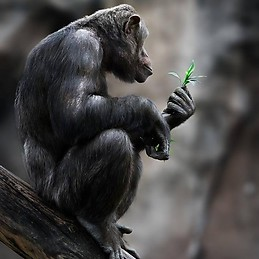
#> input picture images/ape.JPG, 259 x 259 px
$ python image_processing.py
#> lines starting #> are read from the running program, lines starting #| are printed output that depends on the picture; after the words box and inside, x2 and y2 are one past the last pixel; in counts of white or black regions, pixels touching at a corner belong together
import cv2

img = cv2.imread('images/ape.JPG')
#> img is the input picture: shape (259, 259, 3); mean B, G, R 70.9, 71.1, 72.6
img_gray = cv2.imread('images/ape.JPG', 0)
#> img_gray: shape (259, 259); min 0, max 255, mean 71.6


# Item
# img.item(y,x,clour)

print('Blue:', img.item(200,250,0))
#| Blue: 75
print('Green:', img.item(200,250,1))
#| Green: 78
print('Red:', img.item(200,250,2))
#| Red: 83

print(img[200,250])
#| [75 78 83]


# Itemset
#img.itemset((y,x,clour),value)

img.itemset((10,10,0),0)
#> img: shape (259, 259, 3); under 0.01% of pixels changed, all inside (x1, y1, x2, y2) = (10, 10, 11, 11)

#itemset with loops
#
for y in range(50):
    for x in range(50):
        img.itemset((y, x, 0), 0)
        img.itemset((y, x, 0), 1)
        img.itemset((y, x, 0), 2)
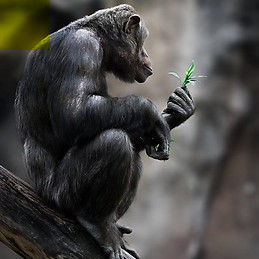
#> img: shape (259, 259, 3); mean B, G, R 68.5, 71.1, 72.6

# or

for y in range(50):
    for x in range(50):
        img[y, x] = [0,0,0]
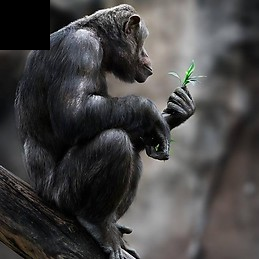
#> img: shape (259, 259, 3); 3.73% of pixels changed, all inside (x1, y1, x2, y2) = (0, 0, 50, 50)


# Shape
print(img.shape)
#| (259, 259, 3)


# Size
print(img.size)
#| 201243


# Datatype
print(img.dtype)
#| uint8

# ROI
#roi = img[y1:y2, x1:x2]
roi = img[50:100, 50:100]
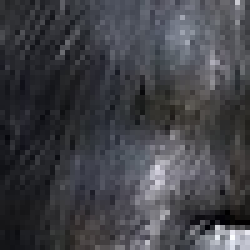
#> roi: shape (50, 50, 3) (shown 5 times larger); mean B, G, R 71.3, 66, 65.2


#  Filter of clour
img[: , : ,0] = 0
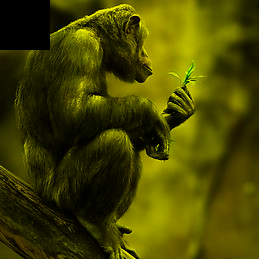
#> img: shape (259, 259, 3); mean B, G, R 0, 68.6, 70.1

cv2.imshow('monkey',img)
cv2.waitKey(0)
cv2.destroyAllWindows()

$ run again, with images/cat.jpg copied over images/ape.JPG
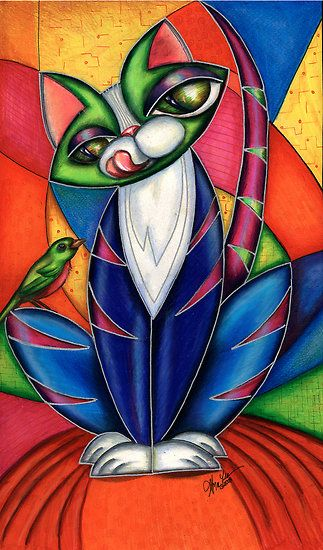
#> input picture images/cat.jpg, 323 x 550 px
#> img is the input picture: shape (550, 323, 3); mean B, G, R 81.9, 86.9, 134.2
#| Blue: 132
#| Green: 194
#| Red: 128
#| [132 194 128]
#> after the loop `for y in range(50):`:
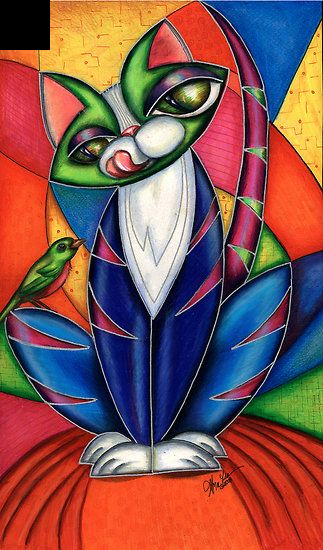
#> img: shape (550, 323, 3); mean B, G, R 81.2, 85.1, 131
#| (550, 323, 3)
#| 532950
#| uint8
#> `img[: , : ,0] = 0`:
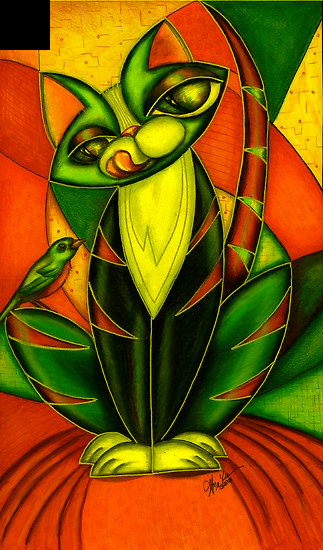
#> img: shape (550, 323, 3); mean B, G, R 0, 85.1, 131

$ run again, with images/cats.jpg copied over images/ape.JPG
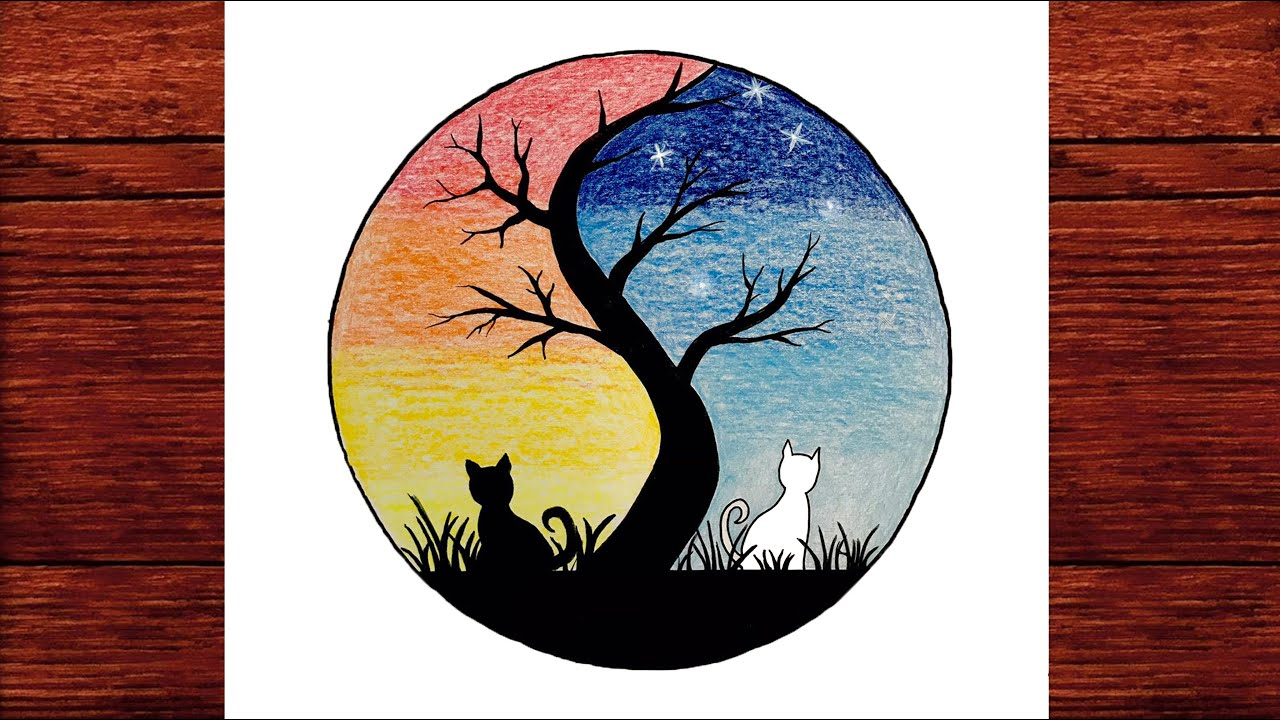
#> input picture images/cats.jpg, 1280 x 720 px
#> img is the input picture: shape (720, 1280, 3); mean B, G, R 120.9, 128.2, 157.1
#| Blue: 255
#| Green: 255
#| Red: 255
#| [255 255 255]
#> after the loop `for y in range(50):`:
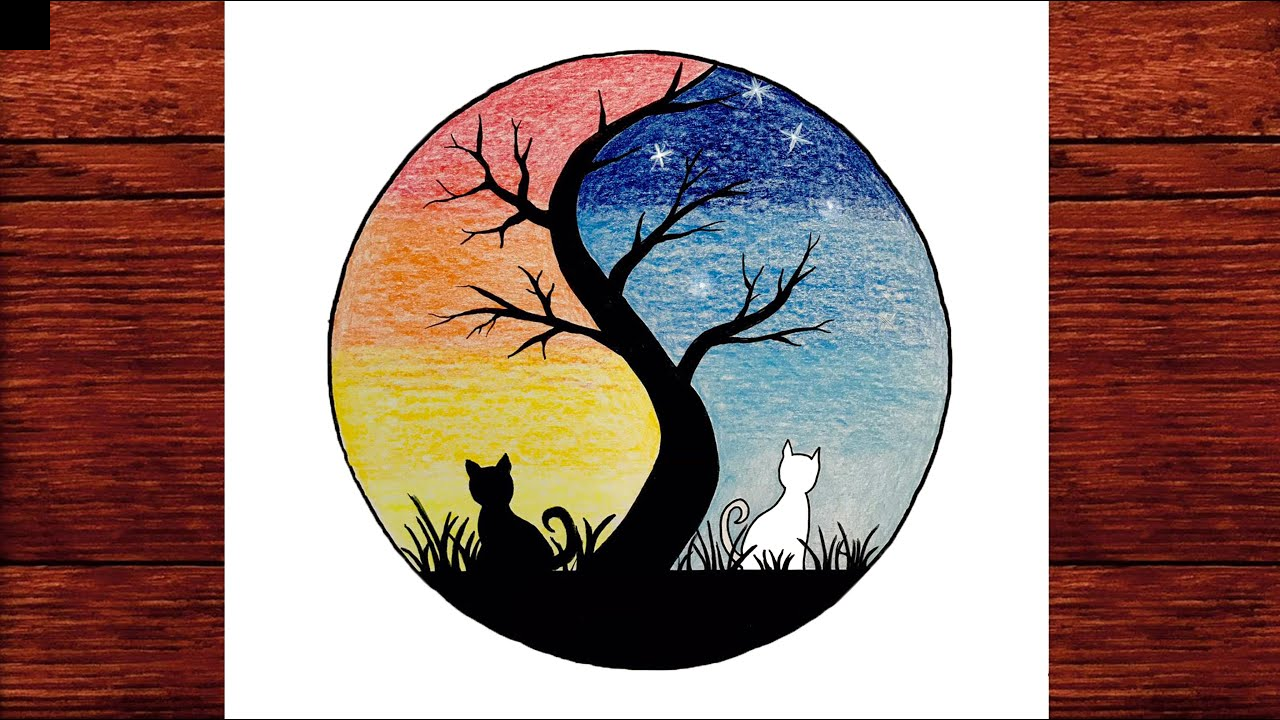
#> img: shape (720, 1280, 3); mean B, G, R 120.9, 128, 156.8
#| (720, 1280, 3)
#| 2764800
#| uint8
#> `img[: , : ,0] = 0`:
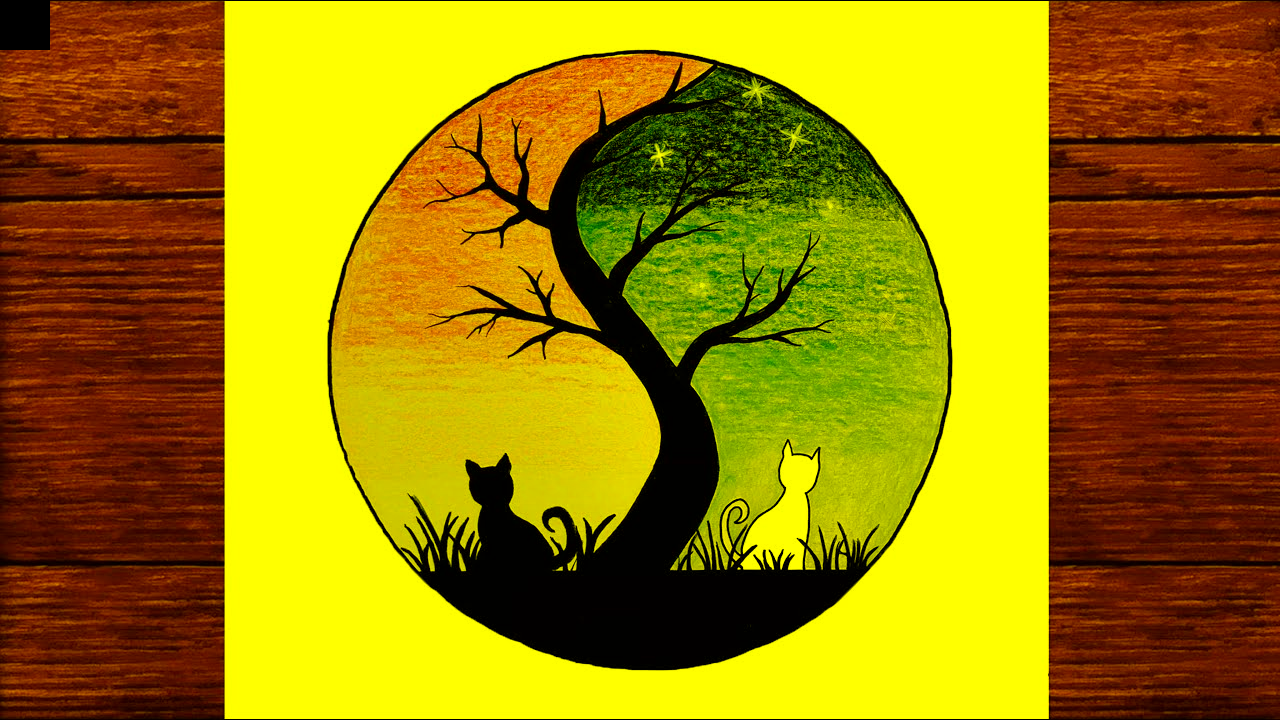
#> img: shape (720, 1280, 3); mean B, G, R 0, 128, 156.8
